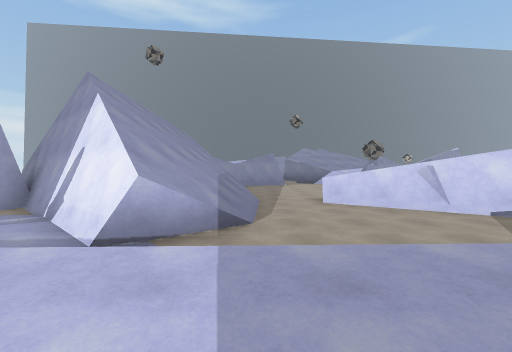
view 1 (above)

16 first-person views from a walk through a 3-D level made in the Unity game engine. The camera is 1.3 m above the floor, tilts 2° down and sees 90° across. The floor is counted in squares, 2 m on a side. Each view is taken from the middle of a square. On the plan, view 1 faces up. The plan holds only what a view shows up to about 9 squares ahead; the rest is blank. The place goes on beyond the plan. Surface patterns are stand-ins for the level's own textures.

view 2
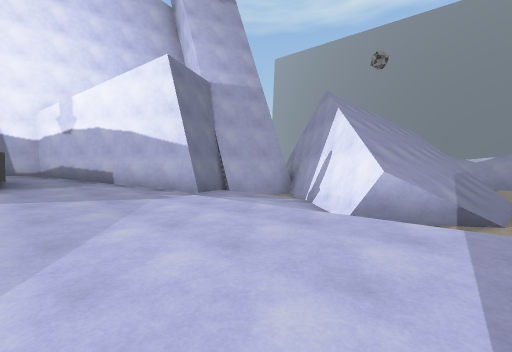

view 3
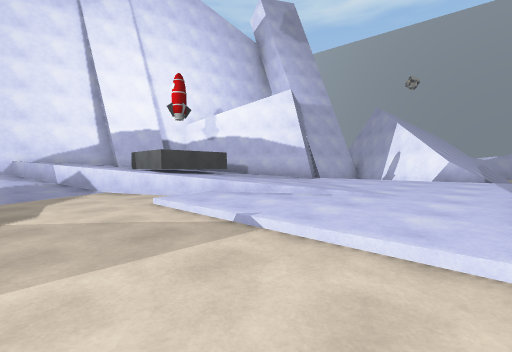

view 4
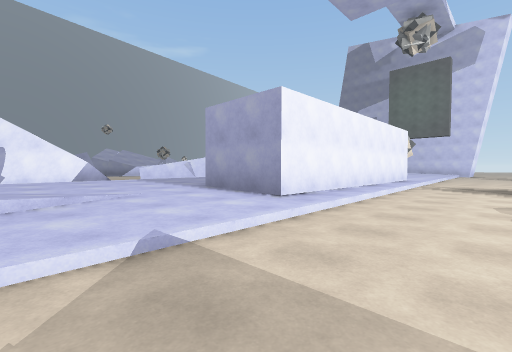

view 5
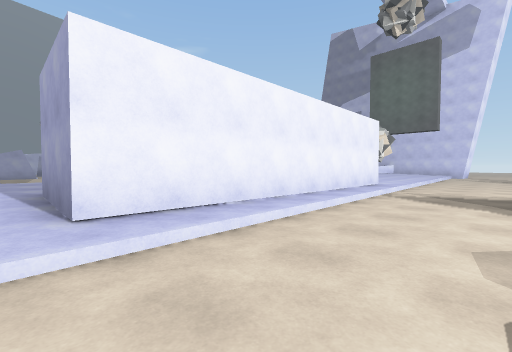

view 6
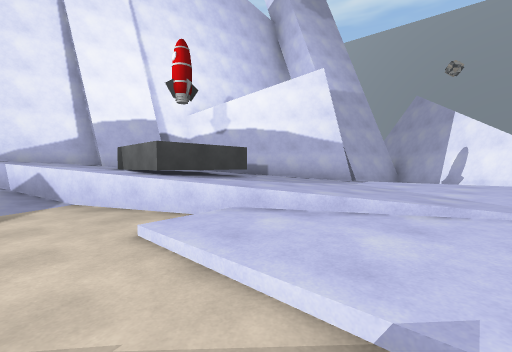

view 7
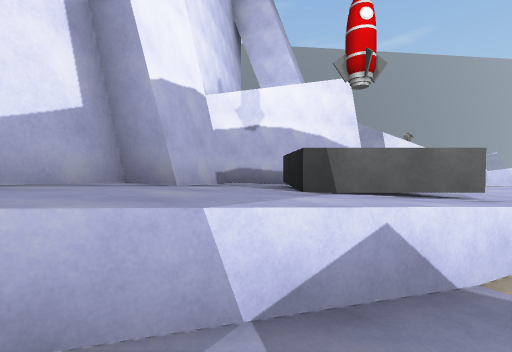

view 8
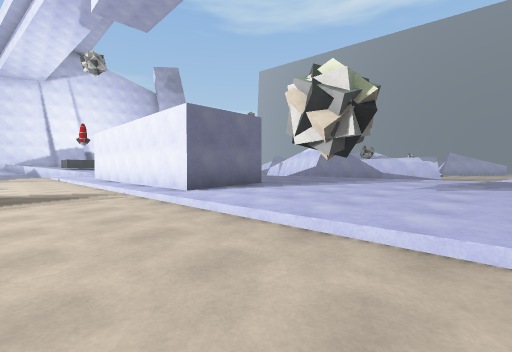

view 9
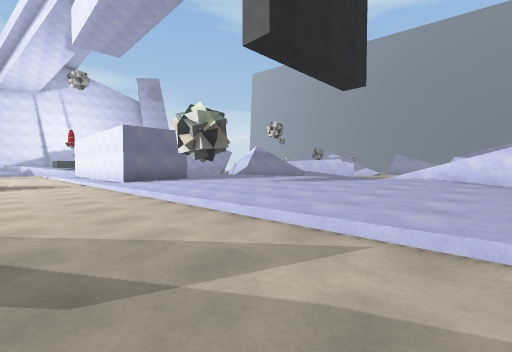

view 10
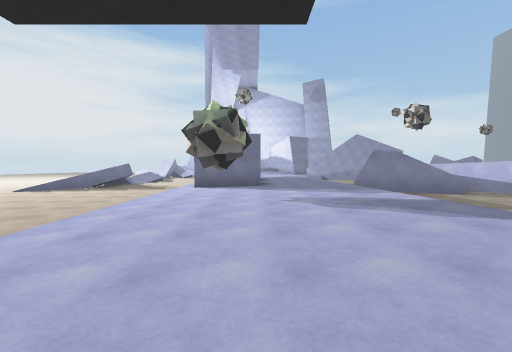

view 11
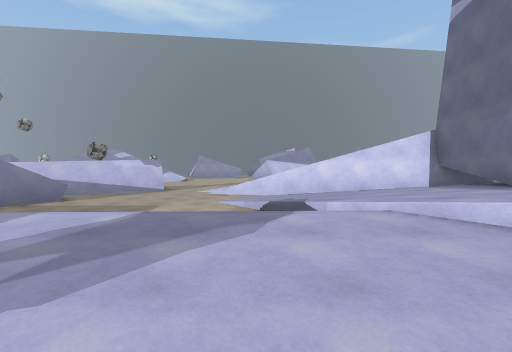

view 12
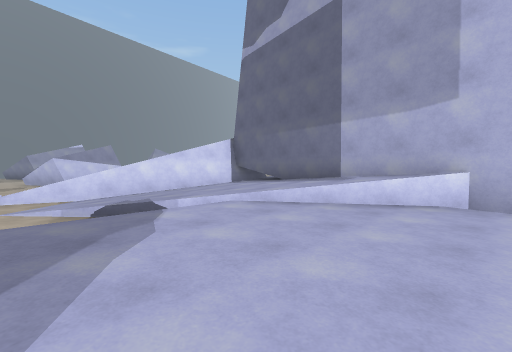

view 13
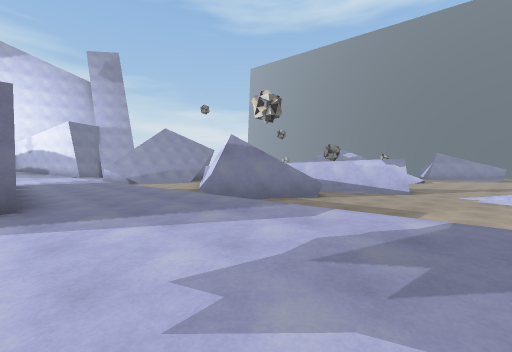

view 14
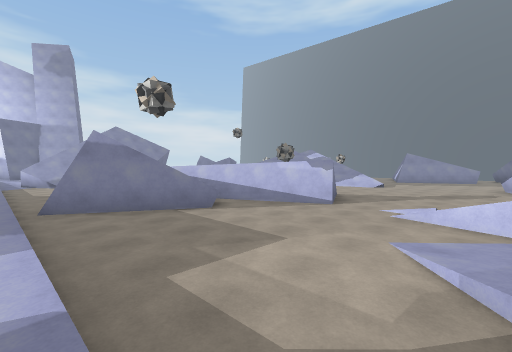

view 15
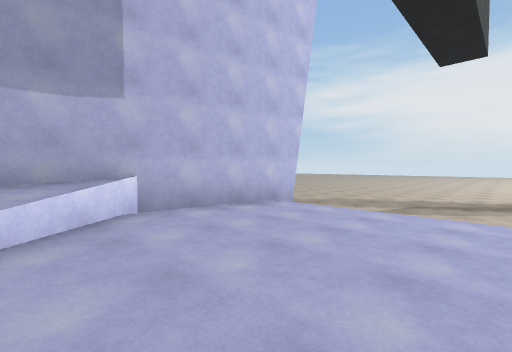

view 16
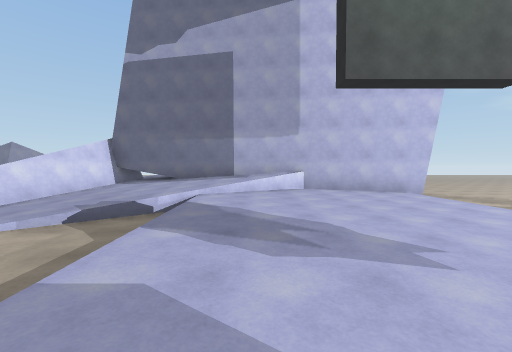

### Floor plan
Key: @ floor where view 1 was taken; # wall or solid block; . main floor; : floor 0.25 m higher than the main floor; + floor 0.5 m higher than the main floor; * floor 0.75 m higher than the main floor; % floor 1 m higher than the main floor; & floor 1.25 m higher than the main floor; $ floor 1.5 m higher than the main floor; / step, stairs or slope; = window, fence, low wall or low ledge; ^ raised ledge; v drop or lower ground; R rock.
Columns run from 11 left of view 1 to 19 right of it. Each row starts with its distance up from view 1.
 13                        ...
 12                       ....
 11                      .....
 10                      /...
  9        v// ...       /...
  8       v/// ...     /=#../
  7      # /////./   /=#/...==//
  6      ##v////.==/===#=....///###
  5      #/#v///...### ##..../////#
  4      #//#///.... ###...../////#
  3      #+/:##.......#.......=///#
  2    ###+/////..++****////*/////#
  1  ###**++++++++++++++++++++++//#
  0 ##%%%**++++@+++++++++++++++++/#
 -1 #&%^^%**++++#      #+++++++++##
 -2 ##&^^%%*//++#      #++R++++++#
 -3 ##&^^%=://::########:::::::::#
 -4 #$$&=..///////////////.......#
 -5 #/=/...........................
 -6 #////..........................

Positions as (right, up) in squares from view 1, and headings:
1: (0, 0), facing up
2: (0, -1), facing up-left
3: (0, -6), facing up-left
4: (-3, -6), facing up-right
5: (0, -6), facing up-right
6: (-2, -5), facing up-left
7: (-9, -6), facing up
8: (13, -6), facing up-left
9: (17, -6), facing up-left
10: (17, -1), facing left
11: (14, -1), facing up
12: (13, -1), facing up-right
13: (13, -1), facing up-left
14: (14, 2), facing up-left
15: (14, 1), facing down-right
16: (10, 1), facing right
